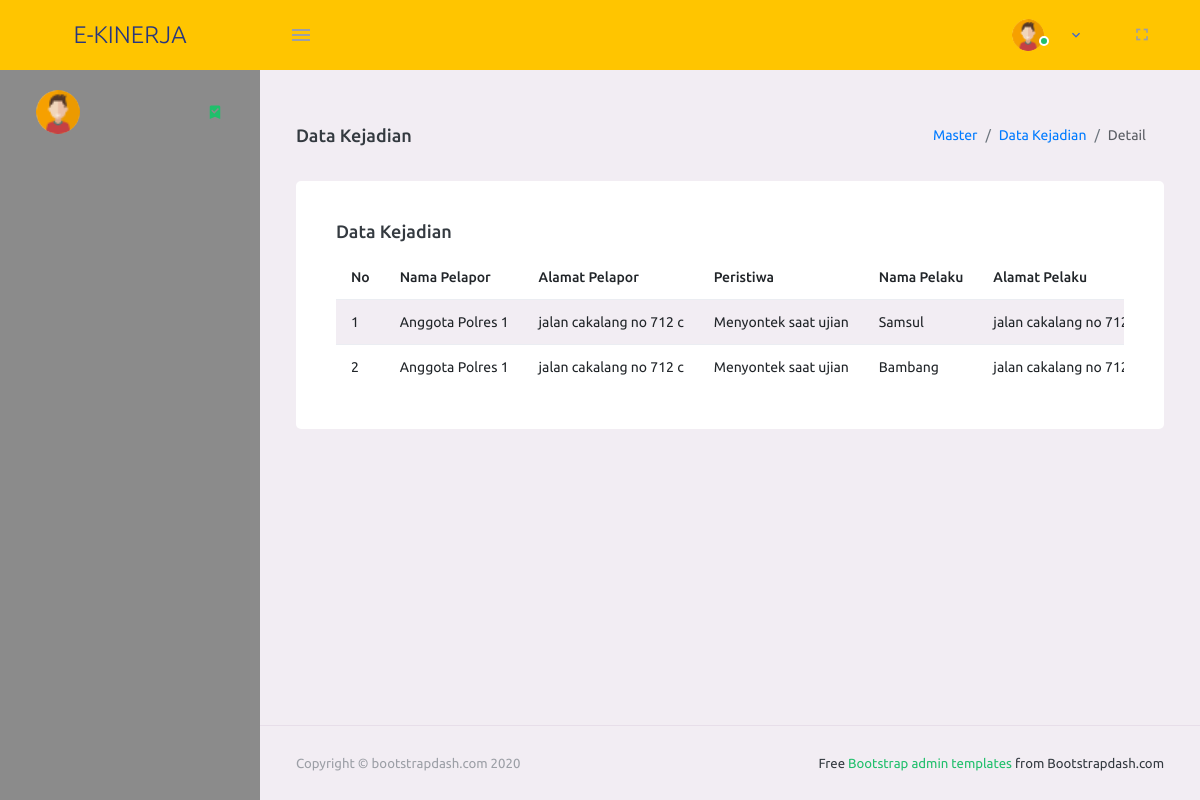
Before: /DataKejadian/detail/126 with the older database file.
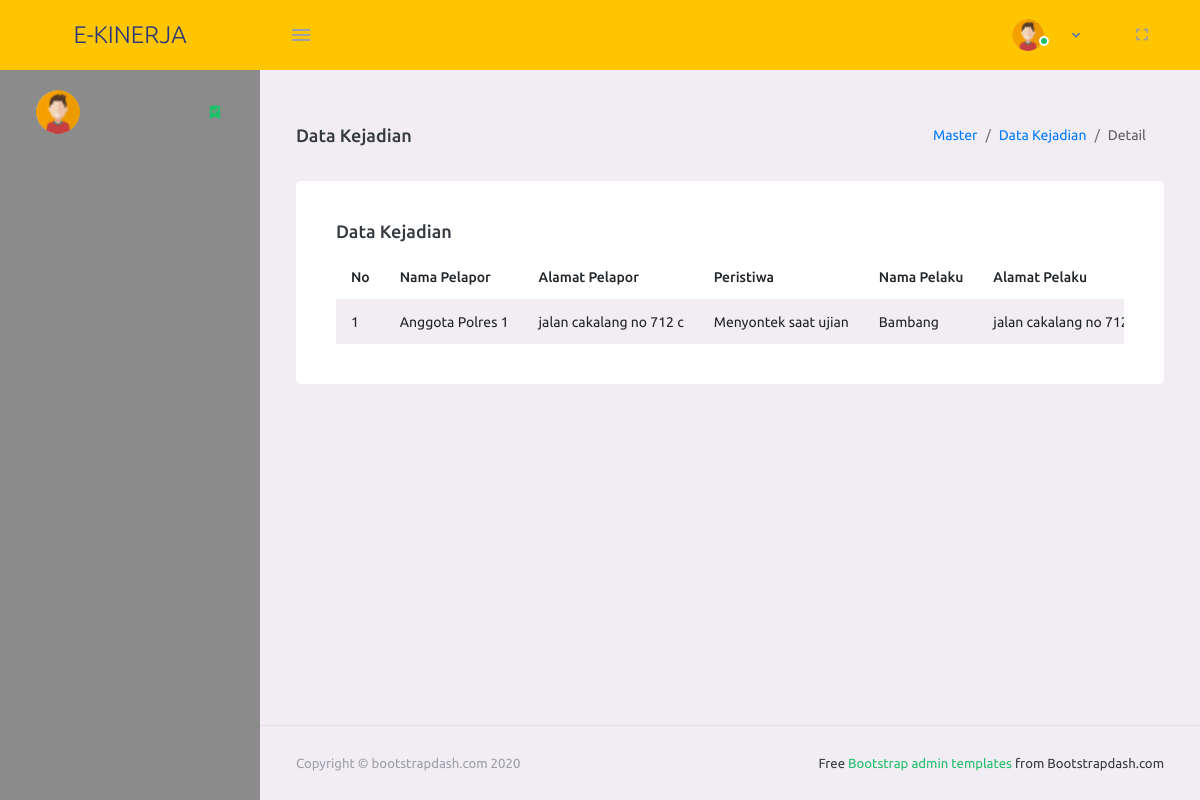
After: the same page with the newer database file.
### tables this page shows
CREATE TABLE `kejadian` (
  `ID_KEJADIAN` int(11) NOT NULL,
  `NIP_PENCATAT` varchar(20) DEFAULT NULL,
  `NIP_VALIDATOR` varchar(20) DEFAULT NULL,
  `NAMA_PELAPOR` varchar(100) DEFAULT NULL,
  `TEMPAT_LAHIR_PELAPOR` varchar(50) DEFAULT NULL,
  `TANGGAL_LAHIR_PELAPOR` date DEFAULT NULL,
  `ALAMAT_PELAPOR` varchar(150) DEFAULT NULL,
  `JENIS_KELAMIN_PELAPOR` varchar(100) DEFAULT NULL,
  `PERISTIWA` varchar(500) DEFAULT NULL,
  `NAMA_PELAKU` varchar(100) DEFAULT '-',
  `TEMPAT_LAHIR_PELAKU` varchar(50) DEFAULT '-',
  `TANGGAL_LAHIR_PELAKU` date DEFAULT NULL,
  `ALAMAT_PELAKU` varchar(150) DEFAULT '-',
  `JENIS_KELAMIN_PELAKU` varchar(100) DEFAULT '-',
  `NAMA_KORBAN` varchar(100) DEFAULT '-',
  `TEMPAT_LAHIR_KORBAN` varchar(50) DEFAULT '-',
  `TANGGAL_LAHIR_KORBAN` date DEFAULT NULL,
  `ALAMAT_KORBAN` varchar(150) DEFAULT '-',
  `JENIS_KELAMIN_KORBAN` varchar(100) DEFAULT '-',
  `NAMA_SAKSI` varchar(100) NOT NULL DEFAULT '-',
  `TEMPAT_LAHIR_SAKSI` varchar(50) NOT NULL DEFAULT '-',
  `TANGGAL_LAHIR_SAKSI` date DEFAULT NULL,
  `ALAMAT_SAKSI` varchar(150) NOT NULL DEFAULT '-',
  `JENIS_KELAMIN_SAKSI` varchar(100) NOT NULL DEFAULT '-',
  `KETERANGAN_KEJADIAN` varchar(500) DEFAULT NULL,
  `KATEGORI_KEJADIAN` varchar(100) DEFAULT NULL,
  `TANGGAL_INPUT_DATA` timestamp NOT NULL DEFAULT current_timestamp() ON UPDATE current_timestamp(),
  `STATUS_KEJADIAN` varchar(255) DEFAULT 'Belum Tervalidasi',
  `TANGGAL_VALIDASI` timestamp NULL DEFAULT NULL,
  `CATATAN` varchar(255) DEFAULT NULL
);

### application/controllers/DataKejadian.php (called while the page is built, shortened)
<?php
class DataKejadian extends CI_Controller {
    public function __construct(){
        $this->load->model('m_anggota');
        $this->load->model('m_model');
        $this->load->library(array('upload'));
    }
    public function detail($nip){
        $data['content']            = 'data_kejadian/all-kejadian-polsek-detail';
        $data['title']              = 'Data Kejadian';
        $data['kejadian']           = $this->m_model->get_data_where('kejadian', array('NIP_PENCATAT' => $nip));
        $this->load->view('template/template', $data);
    }
}

### index.php (called while the page is built, shortened)
<?php
require_once BASEPATH.'core/CodeIgniter.php';

### application/models/M_model.php (called while the page is built, shortened)
<?php
class M_model extends CI_Model {
    public function get_data_where($table_name, $condition){
        return $this->db->get_where($table_name, $condition)->result();
    }
}

### application/views/data_kejadian/all-kejadian-polsek-detail.php (the view, shortened to what this page needs)
<div class="page-header">
    <h3 class="page-title"> <?= $title ?> </h3>
    <nav aria-label="breadcrumb">
    <ol class="breadcrumb">
        <li class="breadcrumb-item"><a href="#">Master</a></li>
        <li class="breadcrumb-item"><a href="<?= base_url('DataKejadian/polsek')?>">Data Kejadian</a></li>
        <li class="breadcrumb-item active" aria-current="page">Detail</li>
    </ol>
    </nav>
</div>
<div class="row">
    <div class="col-lg-12 grid-margin stretch-card">
    <div class="card">
        <div class="card-body">
        <div class="float-left">
            <h4 class="card-title">Data Kejadian</h4>
        </div>
        <table class="table table-striped table-responsive">
            <thead>
            <tr>
                <th> No </th>
                <th> Nama Pelapor </th>
                <th> Alamat Pelapor </th>
                <th> Peristiwa </th>
                <th> Nama Pelaku </th>
                <th> Alamat Pelaku </th>
            </tr>
            </thead>
            <tbody>
                <?php $no = 1; foreach($kejadian as $data){ ?>
                <tr>
                    <td><?= $no++?></td>
                    <td><?= $data->NAMA_PELAPOR?></td>
                    <td><?= $data->ALAMAT_PELAPOR?></td>
                    <td><?= $data->PERISTIWA?></td>
                    <td><?= $data->NAMA_PELAKU?></td>
                    <td><?= $data->ALAMAT_PELAKU?></td>
                </tr>
                <?php }?>
            </tbody>
        </table>
        </div>
    </div>
    </div>
</div>

Changed rows visible on the page:
no longer on this page (row edited): kejadian: NAMA_PELAPOR "Anggota Polres 1", ALAMAT_PELAPOR "jalan cakalang no 712 c", PERISTIWA "Menyontek saat ujian", NAMA_PELAKU "Samsul", ALAMAT_PELAKU "jalan cakalang no…"
